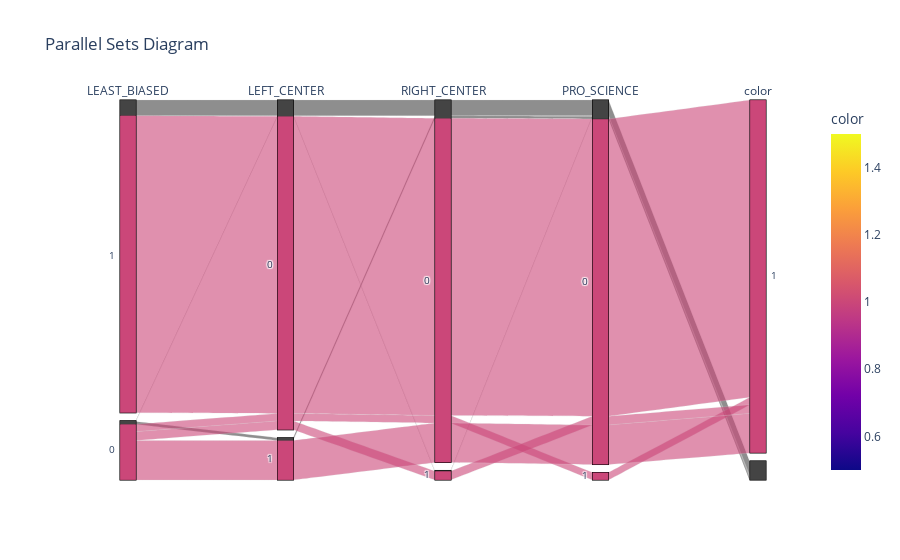

The notebook cell saved with this chart:
### Code cell
label_counts = rn_anno_edit.iloc[:, 3:].sum(axis=1)  # adjust column selection as needed

# Create a parallel categories diagram
fig = px.parallel_categories(rn_anno_edit[rn_anno_edit.columns[3:]], color=label_counts, title="Parallel Sets Diagram")
fig.update_xaxes(tickangle=45)
fig.show()

### Figure 1 — Plotly figure (JSON) as saved in the notebook; plotly's stock layout.template omitted (floating-point values rounded to 4 significant figures; data arrays with more than 128 entries replaced by an {"elided": "..."} marker saying what was removed)
{"data": [{"dimensions": [{"label": "LEAST_BIASED", "values": {"elided": "547 int values"}}, {"label": "LEFT_CENTER", "values": {"elided": "547 int values"}}, {"label": "RIGHT_CENTER", "values": {"elided": "547 int values"}}, {"label": "PRO_SCIENCE", "values": {"elided": "547 int values"}}, {"label": "color", "values": {"elided": "547 int values"}}], "domain": {"x": [0, 1], "y": [0, 1]}, "line": {"color": {"elided": "547 int values"}, "coloraxis": "coloraxis"}, "name": "", "type": "parcats"}], "layout": {"coloraxis": {"colorbar": {"title": {"text": "color"}}, "colorscale": [[0, "#0d0887"], [0.1111, "#46039f"], [0.2222, "#7201a8"], [0.3333, "#9c179e"], [0.4444, "#bd3786"], [0.5556, "#d8576b"], [0.6667, "#ed7953"], [0.7778, "#fb9f3a"], [0.8889, "#fdca26"], [1, "#f0f921"]]}, "legend": {"tracegroupgap": 0}, "title": {"text": "Parallel Sets Diagram"}, "xaxis": {"tickangle": 45}}}
